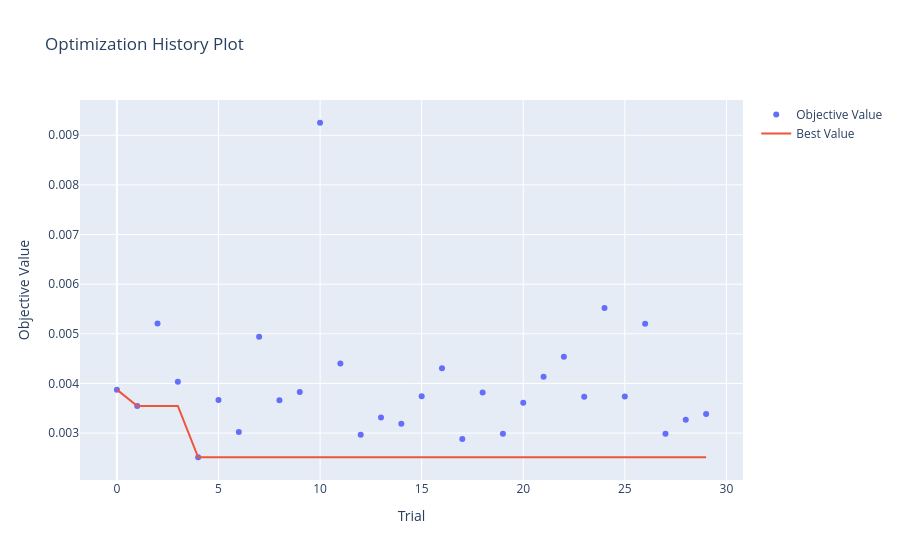

Write notebook code for a chart like this one.
### Markdown cell above
## 可视化

### Code cell
# 输出最优参数
print(f'Best num_models: {best_num_models}')
print(f'Best shrinkage: {best_shrinkage}')

# 绘制参数重要性（看看是 num_models 重要还是 shrinkage 重要）
optuna.visualization.plot_param_importances(study)

# 绘制优化历史（看看 Loss 是如何随着试验次数下降的）
optuna.visualization.plot_optimization_history(study)

### Figure 1 — Plotly figure (JSON) as saved in the notebook; plotly's stock layout.template omitted (floating-point values rounded to 4 significant figures)
{"data": [{"mode": "markers", "name": "Objective Value", "type": "scatter", "x": [0, 1, 2, 3, 4, 5, 6, 7, 8, 9, 10, 11, 12, 13, 14, 15, 16, 17, 18, 19, 20, 21, 22, 23, 24, 25, 26, 27, 28, 29], "y": [0.003875, 0.003547, 0.005208, 0.004036, 0.002513, 0.003668, 0.003024, 0.004943, 0.00366, 0.003828, 0.009252, 0.004404, 0.002966, 0.003313, 0.003186, 0.00374, 0.004305, 0.002881, 0.003815, 0.002988, 0.003612, 0.004135, 0.004539, 0.003733, 0.005519, 0.003735, 0.005202, 0.002986, 0.003269, 0.003385]}, {"mode": "lines", "name": "Best Value", "type": "scatter", "x": [0, 1, 2, 3, 4, 5, 6, 7, 8, 9, 10, 11, 12, 13, 14, 15, 16, 17, 18, 19, 20, 21, 22, 23, 24, 25, 26, 27, 28, 29], "y": [0.003875, 0.003547, 0.003547, 0.003547, 0.002513, 0.002513, 0.002513, 0.002513, 0.002513, 0.002513, 0.002513, 0.002513, 0.002513, 0.002513, 0.002513, 0.002513, 0.002513, 0.002513, 0.002513, 0.002513, 0.002513, 0.002513, 0.002513, 0.002513, 0.002513, 0.002513, 0.002513, 0.002513, 0.002513, 0.002513]}, {"marker": {"color": "#cccccc"}, "mode": "markers", "name": "Infeasible Trial", "showlegend": false, "type": "scatter", "x": [], "y": []}], "layout": {"title": {"text": "Optimization History Plot"}, "xaxis": {"title": {"text": "Trial"}}, "yaxis": {"title": {"text": "Objective Value"}}}}
